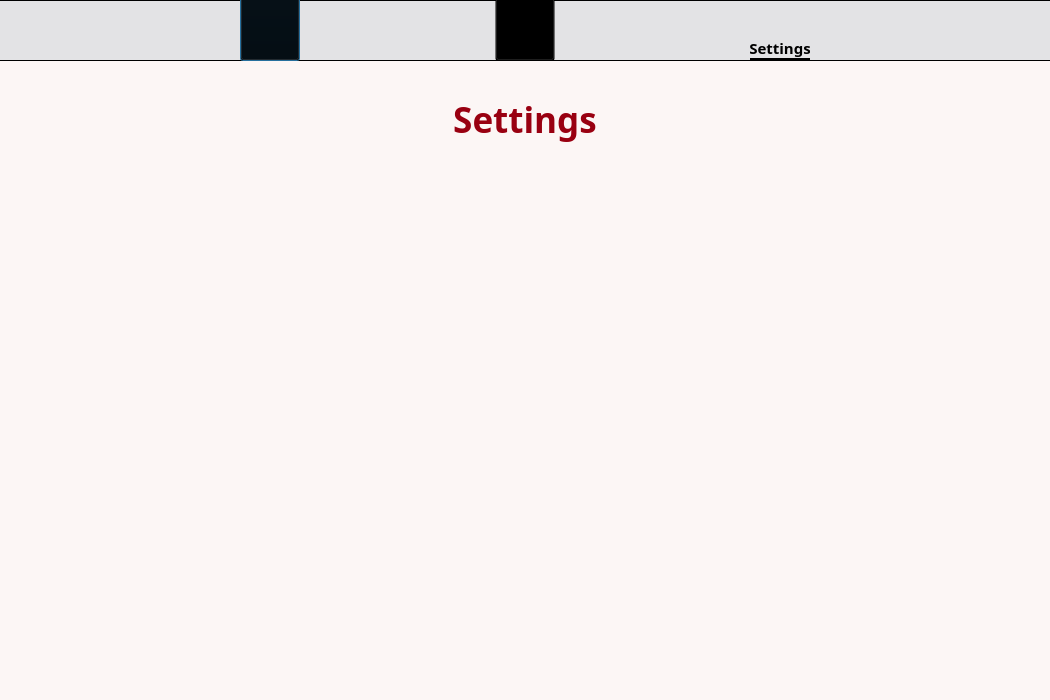
<?xml version="1.0" encoding="UTF-8"?>
<ui version="4.0">
 <class>Dialog</class>
 <widget class="QDialog" name="Dialog">
  <property name="geometry">
   <rect>
    <x>0</x>
    <y>0</y>
    <width>1050</width>
    <height>700</height>
   </rect>
  </property>
  <property name="focusPolicy">
   <enum>Qt::NoFocus</enum>
  </property>
  <property name="windowTitle">
   <string>Dialog</string>
  </property>
  <property name="layoutDirection">
   <enum>Qt::LeftToRight</enum>
  </property>
  <property name="styleSheet">
   <string notr="true">background-color:#FCF6F5;</string>
  </property>
  <widget class="QLabel" name="label">
   <property name="geometry">
    <rect>
     <x>325</x>
     <y>80</y>
     <width>400</width>
     <height>80</height>
    </rect>
   </property>
   <property name="font">
    <font>
     <family>Century Gothic</family>
     <pointsize>26</pointsize>
     <weight>75</weight>
     <bold>true</bold>
    </font>
   </property>
   <property name="styleSheet">
    <string notr="true">color:#990011</string>
   </property>
   <property name="text">
    <string>&lt;html&gt;&lt;head/&gt;&lt;body&gt;&lt;p&gt;Settings&lt;/p&gt;&lt;/body&gt;&lt;/html&gt;</string>
   </property>
   <property name="alignment">
    <set>Qt::AlignCenter</set>
   </property>
  </widget>
  <widget class="QWidget" name="menu_widget" native="true">
   <property name="geometry">
    <rect>
     <x>0</x>
     <y>0</y>
     <width>1050</width>
     <height>61</height>
    </rect>
   </property>
   <property name="styleSheet">
    <string notr="true">#menu_widget{
border-top: 1px solid rgb(0, 0, 0);
border-bottom: 1px solid rgb(0, 0, 0);

background-color: rgb(227, 227, 229)
} 


#menu_widget QPushButton
{

background-color: transparent;
}



#menu_widget QLabel{
 background-color: transparent;
}




#menu_widget QPushButton:checked
{

padding-top: 3px;
border: 3px solid black;
border-left: none;
border-right: none;
border-top: none;
}





</string>
   </property>
   <widget class="QLabel" name="home_label">
    <property name="geometry">
     <rect>
      <x>240</x>
      <y>37</y>
      <width>60</width>
      <height>21</height>
     </rect>
    </property>
    <property name="font">
     <font>
      <family>Century Gothic</family>
      <pointsize>11</pointsize>
      <weight>75</weight>
      <bold>true</bold>
     </font>
    </property>
    <property name="text">
     <string>Home</string>
    </property>
    <property name="alignment">
     <set>Qt::AlignCenter</set>
    </property>
   </widget>
   <widget class="QPushButton" name="homeButton">
    <property name="geometry">
     <rect>
      <x>240</x>
      <y>-12</y>
      <width>60</width>
      <height>73</height>
     </rect>
    </property>
    <property name="font">
     <font>
      <family>Century Gothic</family>
      <pointsize>14</pointsize>
      <weight>75</weight>
      <bold>true</bold>
     </font>
    </property>
    <property name="toolTip">
     <string/>
    </property>
    <property name="styleSheet">
     <string notr="true"/>
    </property>
    <property name="text">
     <string/>
    </property>
    <property name="icon">
     <iconset>
      <normaloff>../../Downloads/home.png</normaloff>../../Downloads/home.png</iconset>
    </property>
    <property name="iconSize">
     <size>
      <width>26</width>
      <height>26</height>
     </size>
    </property>
    <property name="checkable">
     <bool>true</bool>
    </property>
    <property name="checked">
     <bool>false</bool>
    </property>
    <property name="autoExclusive">
     <bool>true</bool>
    </property>
   </widget>
   <widget class="QLabel" name="history_label">
    <property name="geometry">
     <rect>
      <x>495</x>
      <y>37</y>
      <width>60</width>
      <height>21</height>
     </rect>
    </property>
    <property name="font">
     <font>
      <family>Century Gothic</family>
      <pointsize>11</pointsize>
      <weight>75</weight>
      <bold>true</bold>
     </font>
    </property>
    <property name="text">
     <string>History</string>
    </property>
    <property name="alignment">
     <set>Qt::AlignCenter</set>
    </property>
   </widget>
   <widget class="QPushButton" name="historyButton">
    <property name="geometry">
     <rect>
      <x>495</x>
      <y>-8</y>
      <width>60</width>
      <height>69</height>
     </rect>
    </property>
    <property name="font">
     <font>
      <family>Century Gothic</family>
      <pointsize>14</pointsize>
      <weight>75</weight>
      <bold>true</bold>
     </font>
    </property>
    <property name="toolTip">
     <string/>
    </property>
    <property name="styleSheet">
     <string notr="true"/>
    </property>
    <property name="text">
     <string/>
    </property>
    <property name="icon">
     <iconset>
      <normaloff>../../Downloads/histroy.png</normaloff>../../Downloads/histroy.png</iconset>
    </property>
    <property name="iconSize">
     <size>
      <width>26</width>
      <height>26</height>
     </size>
    </property>
    <property name="checkable">
     <bool>true</bool>
    </property>
    <property name="checked">
     <bool>false</bool>
    </property>
    <property name="autoExclusive">
     <bool>true</bool>
    </property>
   </widget>
   <widget class="QLabel" name="settings_label">
    <property name="geometry">
     <rect>
      <x>750</x>
      <y>37</y>
      <width>60</width>
      <height>21</height>
     </rect>
    </property>
    <property name="font">
     <font>
      <family>Century Gothic</family>
      <pointsize>11</pointsize>
      <weight>75</weight>
      <bold>true</bold>
     </font>
    </property>
    <property name="text">
     <string>Settings</string>
    </property>
    <property name="alignment">
     <set>Qt::AlignCenter</set>
    </property>
   </widget>
   <widget class="QPushButton" name="settingsButton">
    <property name="geometry">
     <rect>
      <x>750</x>
      <y>-12</y>
      <width>60</width>
      <height>73</height>
     </rect>
    </property>
    <property name="font">
     <font>
      <family>Century Gothic</family>
      <pointsize>14</pointsize>
      <weight>75</weight>
      <bold>true</bold>
     </font>
    </property>
    <property name="toolTip">
     <string/>
    </property>
    <property name="styleSheet">
     <string notr="true">

</string>
    </property>
    <property name="text">
     <string/>
    </property>
    <property name="icon">
     <iconset>
      <normaloff>../../Downloads/settings.png</normaloff>../../Downloads/settings.png</iconset>
    </property>
    <property name="iconSize">
     <size>
      <width>26</width>
      <height>26</height>
     </size>
    </property>
    <property name="checkable">
     <bool>true</bool>
    </property>
    <property name="checked">
     <bool>true</bool>
    </property>
    <property name="autoExclusive">
     <bool>true</bool>
    </property>
   </widget>
  </widget>
 </widget>
 <resources/>
 <connections/>
</ui>
